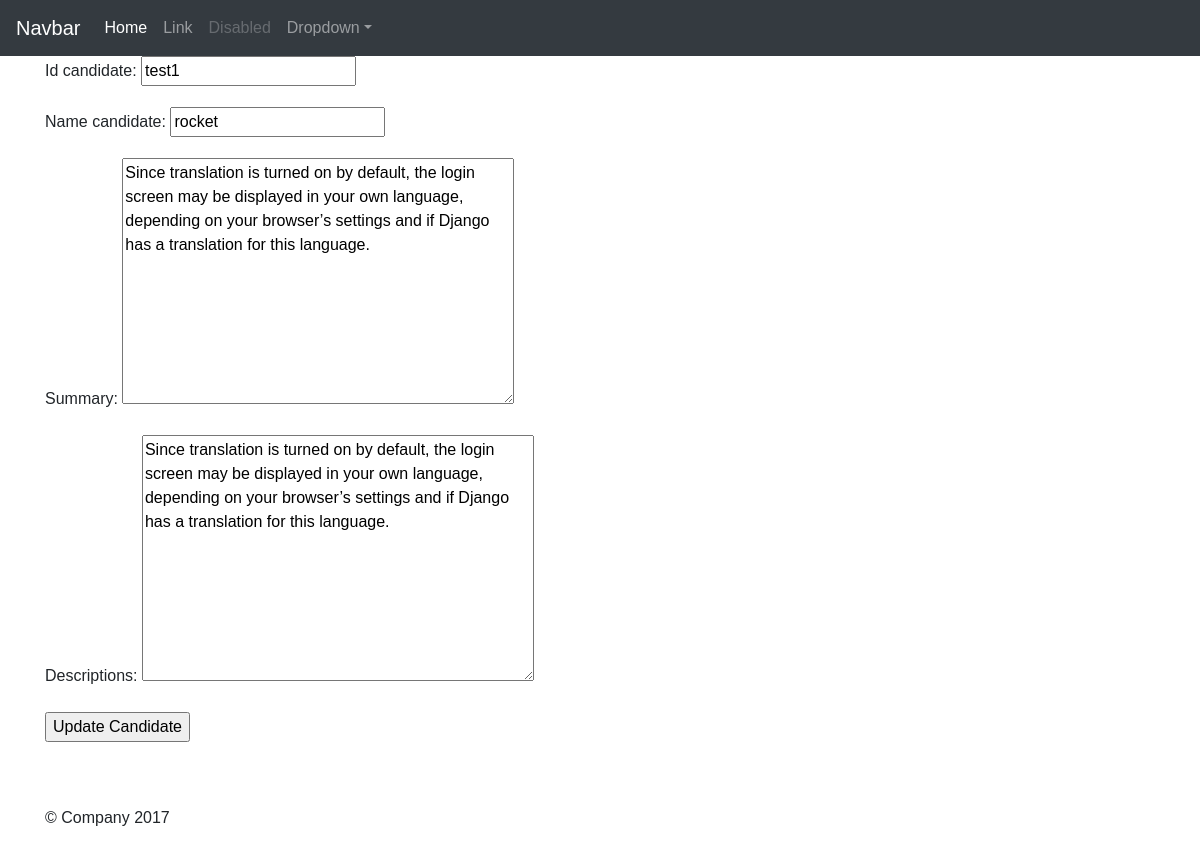
/pages/3/edit/ (signed in), run on an earlier commit of the app's database.
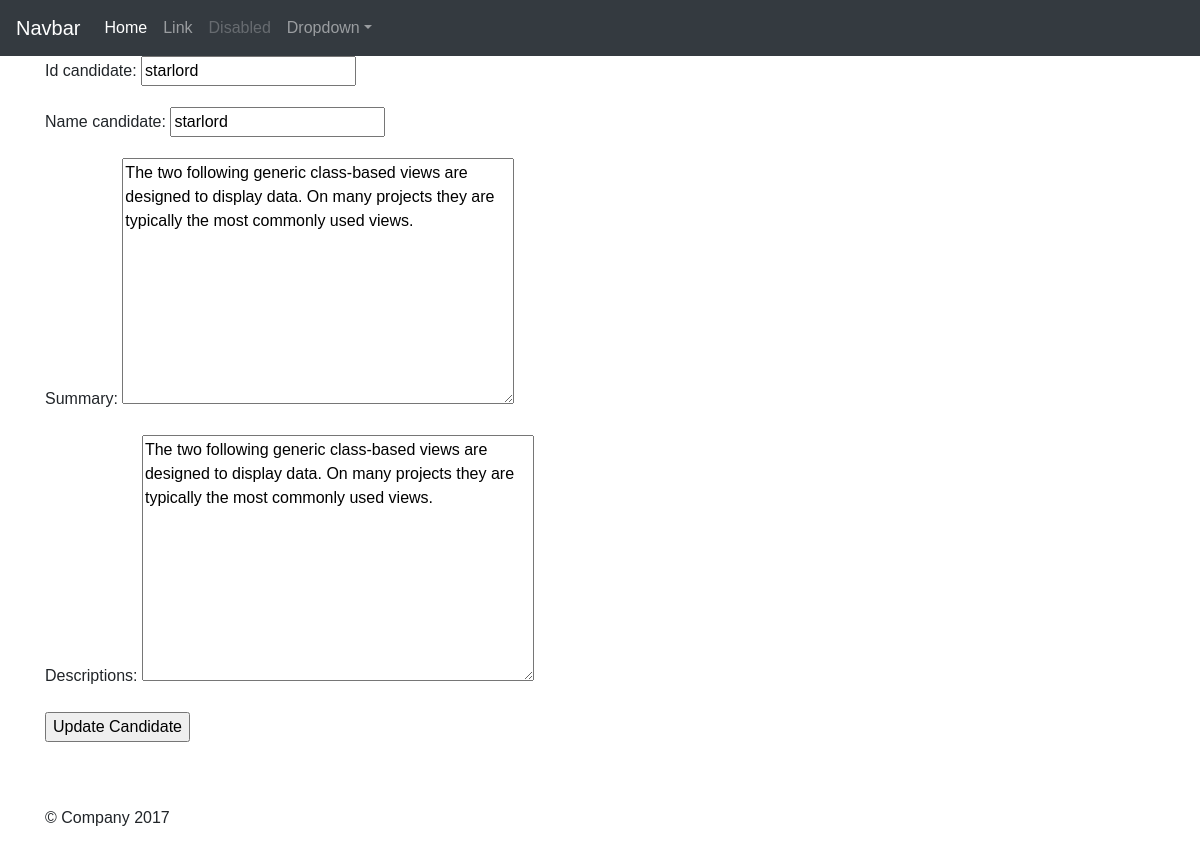
And on a later commit of the database.
### pages/models.py (models this page shows)
class Candidate(models.Model):
	id_candidate = models.CharField(max_length=32, unique=True)
	userId = models.ForeignKey(settings.AUTH_USER_MODEL)
	name_candidate = models.CharField(max_length=60, unique=False)
	summary = models.TextField(max_length=500)
	descriptions = models.TextField(max_length=2000)
	slug = models.SlugField(unique=True)
	def __str__(self):
		return self.name_candidate
	def get_absolute_url(self):
		return reverse("candidate:detailcandidate", kwargs={"pk":self.pk})
	def save(self, *args, **kwargs):
            self.slug = slugify(self.name_candidate)
	    super(Candidate, self).save(*args, **kwargs)

### pages/views.py (the view)
# urls.py: url(r'^(?P<pk>\d+)/edit/$', CandidateUpdateView.as_view(), name='updatecandaite'),
class CandidateUpdateView(LoginRequiredMixin, UpdateView):
    queryset = Candidate.objects.all()
    form_class = CandidateModelForm
    success_url = '/pages/'
    template_name = 'pages/update_candidate.html'

### pages/forms.py
class CandidateModelForm(forms.ModelForm):
    class Meta:
        model = Candidate
        fields = (
            'id_candidate',
            'name_candidate',
            'summary',
            'descriptions')

### templates/pages/update_candidate.html
{% extends 'base.html' %}
{% block content %}
  {% include "pages/form.html" with form=form btn_title="Update Candidate" %}
{% endblock content %}

### templates/pages/form.html (shortened to what this page needs)
<form class='form' method='POST' action="">
    {{ form.as_p }}
    <input type="submit" value="{{ btn_title }}" />
</form>

What changed in the data, as far as the page shows it:
changed Candidate: id_candidate "test1" → "starlord"; name_candidate "rocket" → "starlord"; summary "Since translation is turned on by default, the login screen may be displayed in your own language, depending on your browser’s settings and if Django has a translation for this language." → "The two following generic class-based views are designed to display data. On many projects they are typically the most commonly used views."; descriptions "Since translation is turned on by default, the login screen may be displayed in your own language, depending on your browser’s settings and if Django has a translation for this language." → "The two following generic class-based views are designed to display data. On many projects they are typically the most commonly used views."
